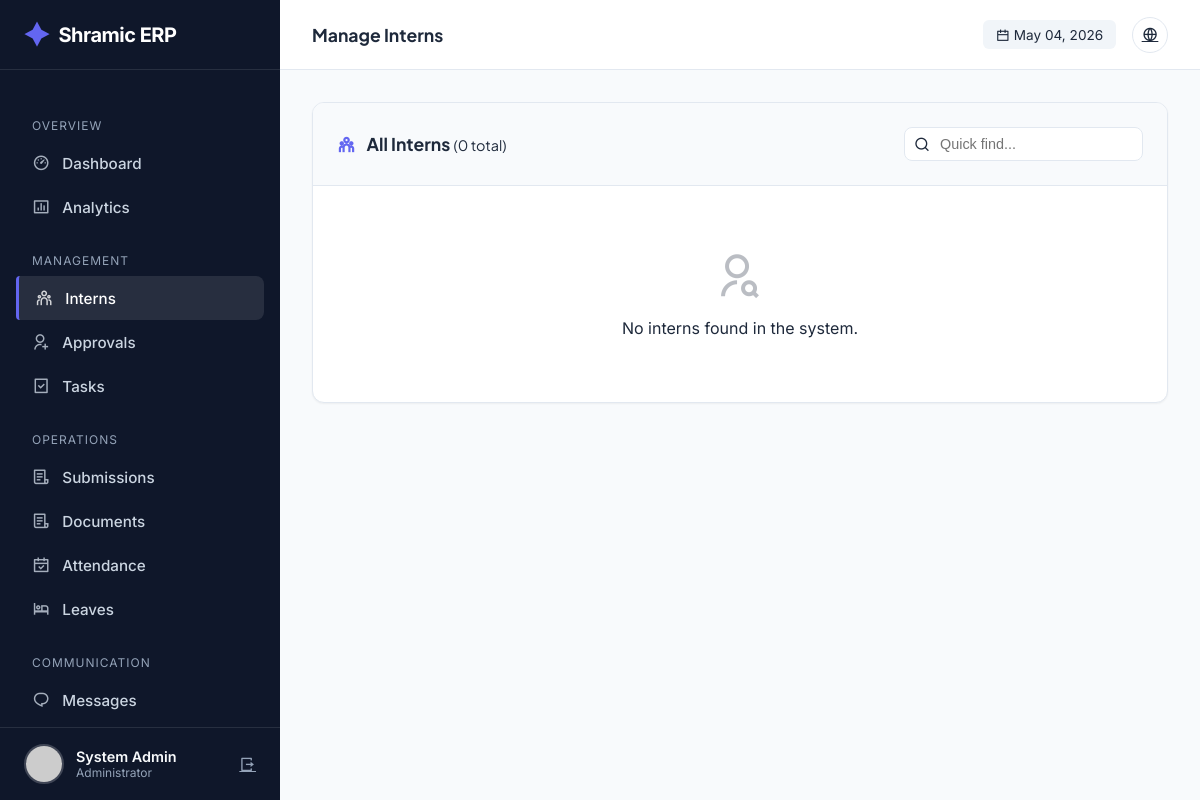
Before: /admin/interns (signed in) with the older database file.
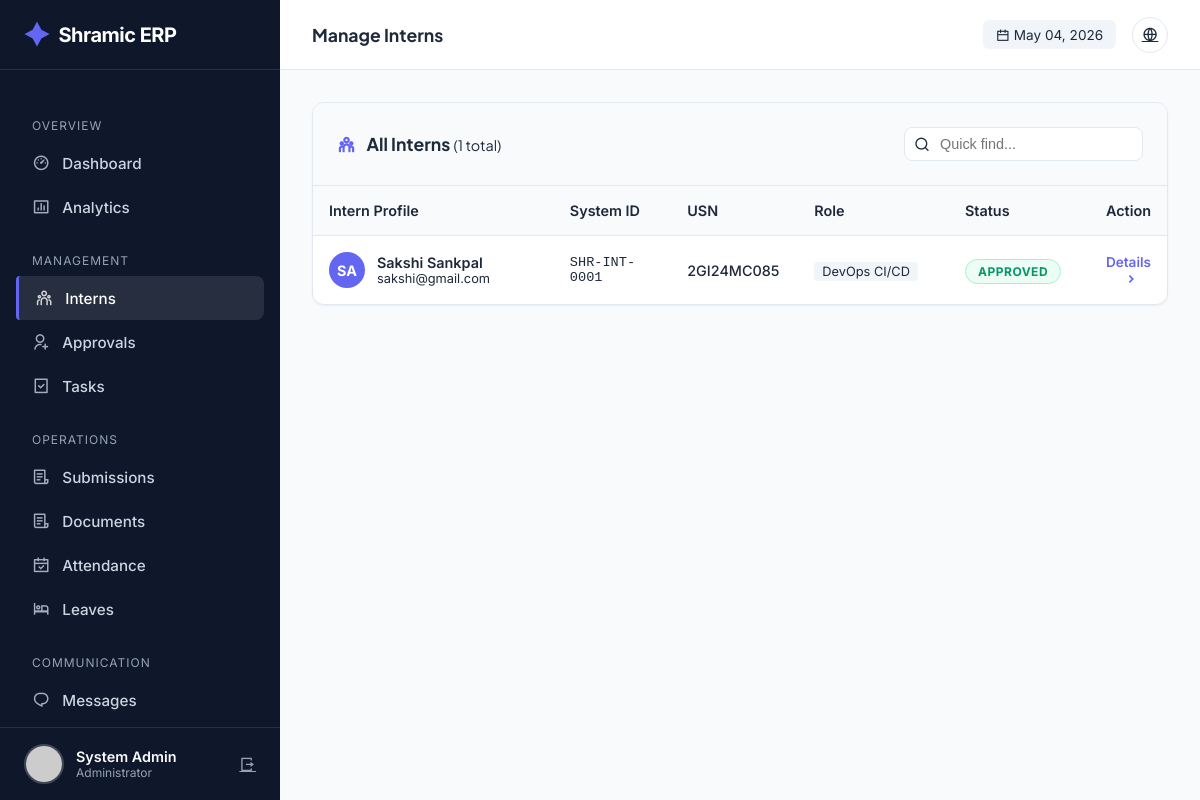
After: the same page with the newer database file.
### tables this page shows
CREATE TABLE users (
            id INTEGER PRIMARY KEY AUTOINCREMENT,
            intern_id TEXT UNIQUE,
            usn TEXT UNIQUE NOT NULL,
            full_name TEXT NOT NULL,
            phone TEXT NOT NULL,
            email TEXT UNIQUE NOT NULL,
            password_hash TEXT NOT NULL,
            role TEXT NOT NULL,
            photo_url TEXT,
            status TEXT DEFAULT 'PENDING',
            is_admin BOOLEAN DEFAULT 0,
            department TEXT,
            join_date DATE,
            emergency_contact TEXT,
            address TEXT,
            last_login TIMESTAMP,
            login_count INTEGER DEFAULT 0,
            created_at TIMESTAMP DEFAULT CURRENT_TIMESTAMP,
            updated_at TIMESTAMP DEFAULT CURRENT_TIMESTAMP
        );

### app.py (the view)
@app.route('/admin/interns')
@login_required
@admin_required
def admin_interns():
    conn = get_db_connection()
    cur = conn.cursor()
    role_filter = request.args.get('role', 'all')
    status_filter = request.args.get('status', 'all')
    department_filter = request.args.get('department', 'all')
    search = request.args.get('search', '')
    query = "SELECT * FROM users WHERE is_admin = 0"
    params = []
    if role_filter != 'all':
        query += " AND role = ?"
        params.append(role_filter)
    if status_filter != 'all':
        query += " AND status = ?"
        params.append(status_filter)
    if department_filter != 'all':
        query += " AND department = ?"
        params.append(department_filter)
    if search:
        query += " AND (full_name LIKE ? OR intern_id LIKE ? OR email LIKE ?)"
        search_term = f"%{search}%"
        params.extend([search_term, search_term, search_term])
    query += " ORDER BY created_at DESC"
    cur.execute(query, params)
    interns = cur.fetchall()
    cur.execute("SELECT DISTINCT role FROM users WHERE is_admin = 0")
    roles = [r['role'] for r in cur.fetchall()]
    cur.execute("SELECT DISTINCT department FROM users WHERE is_admin = 0 AND department IS NOT NULL")
    departments = [d['department'] for d in cur.fetchall()]
    conn.close()
    return render_template('admin/interns.html',
        interns=interns,
        roles=roles,
        departments=departments,
        current_role=role_filter,
        current_status=status_filter,
        current_department=department_filter,
        search=search
    )

### app.py (called while the page is built)
@app.before_request
def make_session_permanent():
    session.permanent = True
    app.permanent_session_lifetime = timedelta(days=365)
    if current_user.is_authenticated:
        try:
            conn = get_db_connection()
            cur = conn.cursor()
            current_timestamp = format_datetime(get_current_datetime())
            cur.execute("UPDATE users SET updated_at = ? WHERE id = ?",
                       (current_timestamp, current_user.id))
            conn.commit()
            conn.close()
        except:
            pass

def get_db_connection():
    conn = sqlite3.connect(DATABASE)
    conn.row_factory = sqlite3.Row
    return conn

def get_current_datetime():
    return datetime.now(TIMEZONE)

def format_datetime(dt, format_str='%Y-%m-%d %H:%M:%S'):
    if dt is None: return None
    if isinstance(dt, str): return dt
    return dt.strftime(format_str)

@login_manager.user_loader
def load_user(user_id):
    conn = get_db_connection()
    cur = conn.cursor()
    cur.execute("SELECT * FROM users WHERE id = ?", (user_id,))
    user_data = cur.fetchone()
    conn.close()
    return User(dict(user_data)) if user_data else None

### templates/admin/interns.html (shortened to what the changed rows need)
{% extends "admin/base.html" %} {% block page_title %}Manage Interns{% endblock
%} {% block content %}
<div class="table-wrapper">
  <div class="table-header">
    <h3 style="margin: 0; font-size: 1.1rem; color: var(--text-main)">
      <i
        class="ri-team-line"
        style="margin-right: 8px; color: var(--primary)"
      ></i>
      All Interns
      <span
        style="
          color: var(--text-secondary);
          font-weight: 400;
          font-size: 0.9rem;
        "
        >({{ interns|length }} total)</span
      >
    </h3>
  </div>
  {% if interns %}
  <div class="table-container">
    <table>
      <thead>
        <tr>
          <th style="width: 30%">Intern Profile</th>
          <th style="width: 15%">System ID</th>
          <th style="width: 15%">USN</th>
          <th style="width: 20%">Role</th>
          <th style="width: 10%">Status</th>
          <th style="width: 10%; text-align: right">Action</th>
        </tr>
      </thead>
      <tbody>
        {% for intern in interns %}
        <tr class="intern-row">
          <td>
            <div style="display: flex; align-items: center; gap: 12px">
              <div
                style="
                  width: 36px;
                  height: 36px;
                  background: var(--primary);
                  color: white;
                  border-radius: 50%;
                  display: flex;
                  align-items: center;
                  justify-content: center;
                  font-weight: 700;
                  font-size: 0.9rem;
                "
              >
                {{ intern.full_name[:2].upper() }}
              </div>
              <div>
                <div style="font-weight: 600; color: var(--text-main)">
                  {{ intern.full_name }}
                </div>
                <div style="font-size: 0.8rem; color: var(--text-secondary)">
                  {{ intern.email }}
                </div>
              </div>
            </div>
          </td>
          <td
            style="
              font-family: &quot;Space Grotesk&quot;, monospace;
              color: var(--text-secondary);
              font-size: 0.85rem;
            "
          >
            {{ intern.intern_id }}
          </td>
          <td style="font-weight: 500">{{ intern.usn }}</td>
          <td>
            <span
              style="
                background: #f1f5f9;
                padding: 2px 8px;
                border-radius: 4px;
                font-size: 0.8rem;
                color: var(--text-secondary);
              "
            >
              {{ intern.role }}
            </span>
          </td>
          <td>
            {% if intern.status == 'APPROVED' %}
            <span class="status-badge status-approved">Approved</span>
            {% elif intern.status == 'PENDING' %}
            <span class="status-badge status-pending">Pending</span>
            {% else %}
            <span class="status-badge status-rejected">Rejected</span>
            {% endif %}
          </td>
          <td style="text-align: right">
            <a
              href="{{ url_for('admin_intern_detail', intern_id=intern.id) }}"
              class="action-link"
            >
              Details <i class="ri-arrow-right-s-line"></i>
            </a>
          </td>
        </tr>
        {% endfor %}
      </tbody>
    </table>
  </div>
  {% else %}
  <div style="text-align: center; padding: 4rem; color: var(--text-secondary)">
    <i
      class="ri-user-search-line"
      style="font-size: 3rem; opacity: 0.3; margin-bottom: 1rem; display: block"
    ></i>
    <p>No interns found in the system.</p>
  </div>
  {% endif %}
</div>
{% endblock %}

Changed rows visible on the page:
added users: full_name "SA", full_name "Sakshi Sankpal", email "sakshi@gmail.com", intern_id "SHR-INT-0001", usn "2GI24MC085", role "DevOps CI/CD", status "APPROVED"
Other visible differences:
{{ interns|length }}: "0" → "1"
text no longer shown: "No interns found in the system."
text now shown: "Intern Profile System ID USN Role Status Action"
